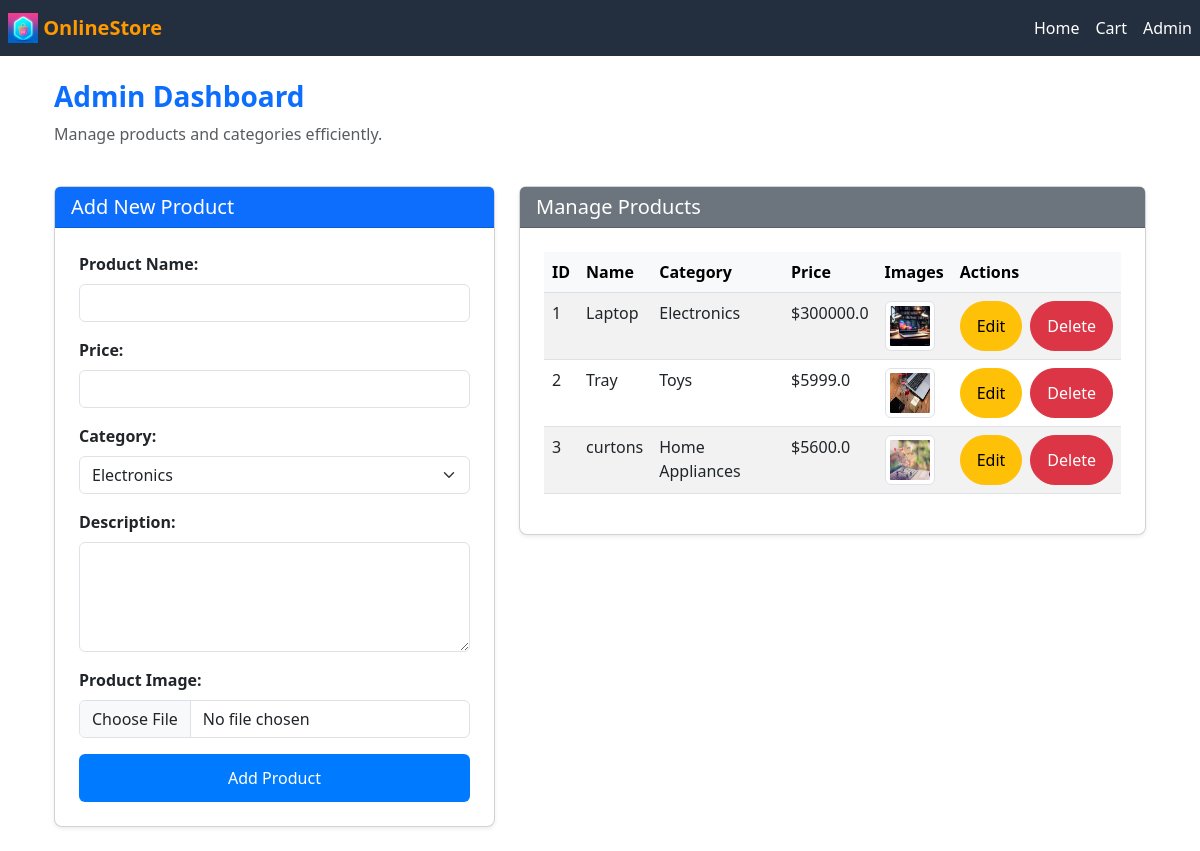
/admin, run on an earlier commit of the app's database.
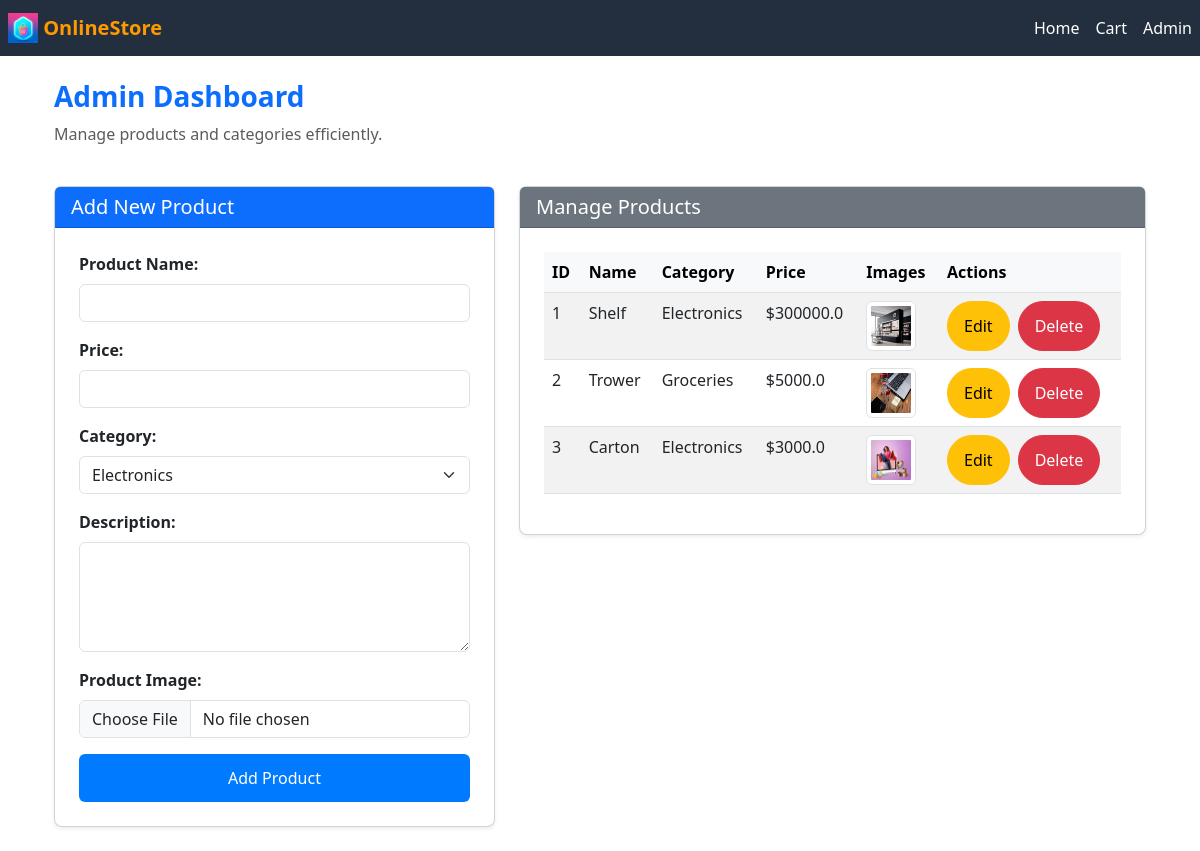
And on a later commit of the database.
### app.py (models this page shows, shortened)
class Product(db.Model):
    id = db.Column(db.Integer, primary_key=True)
    name = db.Column(db.String(255), nullable=False)
    price = db.Column(db.Float, nullable=False)
    description = db.Column(db.String(500), nullable=True)
    image_url = db.Column(db.String(500), nullable=True)  # assuming image URLs are stored here
    category_id = db.Column(db.Integer, db.ForeignKey('category.id'), nullable=False)
    category = db.relationship('Category', backref='products', lazy=True)

### app.py (the view, shortened to what this page needs)
@app.route('/admin', methods=['GET', 'POST'])
def admin():
    if 'cart' not in session:
        session['cart'] = {}
    products = Product.query.all()
    cart = session.get('cart')
    return render_template('admin.html', categories=CATEGORIES, products=products, cart=cart)

### templates/admin.html (shortened to what this page needs)
{% extends "base.html" %}
{% block content %}
<div class="container-fluid">
    <div class="row align-items-center mb-4">
        <div class="col">
            <h1 class="h3 text-primary fw-bold">Admin Dashboard</h1>
            <p class="text-muted">Manage products and categories efficiently.</p>
        </div>
    </div>
    <div class="row">
        <div class="col-lg-5 mb-4">
            <div class="card shadow-sm">
                <div class="card-header bg-primary text-white">
                    <h5 class="mb-0">Add New Product</h5>
                </div>
                <div class="card-body">
                    <form method="POST" enctype="multipart/form-data">
                        <div class="mb-3">
                            <label for="name" class="form-label">Product Name:</label>
                            <input type="text" id="name" name="name" class="form-control" required>
                        </div>
                        <div class="mb-3">
                            <label for="price" class="form-label">Price:</label>
                            <input type="number" id="price" name="price" class="form-control" step="0.01" required>
                        </div>
                        <div class="mb-3">
                            <label for="category" class="form-label">Category:</label>
                            <select id="category" name="category" class="form-select" required>
                                {% for category in categories %}
                                    <option value="{{ category.id }}">{{ category.name }}</option>
                                {% endfor %}
                            </select>
                        </div>
                        <div class="mb-3">
                            <label for="description" class="form-label">Description:</label>
                            <textarea id="description" name="description" class="form-control" rows="4"></textarea>
                        </div>
                        <div class="mb-3">
                            <label for="image" class="form-label">Product Image:</label>
                            <input type="file" id="image" name="image" class="form-control" accept="image/*" required>
                        </div>
                        <button type="submit" class="btn btn-primary w-100">Add Product</button>
                    </form>
                </div>
            </div>
        </div>
        <div class="col-lg-7">
            <div class="card shadow-sm">
                <div class="card-header bg-secondary text-white">
                    <h5 class="mb-0">Manage Products</h5>
                </div>
                <div class="card-body">
                    <table class="table table-striped table-hover">
                        <thead class="table-light">
                            <tr>
                                <th>ID</th>
                                <th>Name</th>
                                <th>Category</th>
                                <th>Price</th>
                                <th>Images</th>
                                <th>Actions</th>
                            </tr>
                        </thead>
                        <tbody>
                            {% for product in products %}
                            <tr>
                                <td>{{ product.id }}</td>
                                <td>{{ product.name }}</td>
                                <td>
                                    {{ categories | selectattr('id', 'equalto', product.category_id) | map(attribute='name') | first }}
                                </td>
                                <td>${{ product.price }}</td>
                                <td>
                                    {% for image in product.image_url.split(',') %}
                                    <img src="{{ image }}" alt="Product Image" class="img-thumbnail me-2" style="width: 50px; height: 50px;">
                                    {% endfor %}
                                </td>
                                <td class="d-flex">
                                    <a href="/edit/{{ product.id }}" class="btn btn-warning btn-sm me-2">Edit</a>
                                    <form action="{{ url_for('delete_product', product_id=product.id) }}" method="POST" onsubmit="return confirm('Are you sure?')">
                                        <button type="submit" class="btn btn-danger btn-sm">Delete</button>
                                    </form>
                                </td>
                            </tr>
                            {% endfor %}
                        </tbody>
                    </table>
                </div>
            </div>
        </div>
    </div>
</div>
{% endblock %}

### templates/base.html (shortened to what this page needs)
<!DOCTYPE html>
<html lang="en">
<head>
    <link href="https://cdn.jsdelivr.net/npm/bootstrap@5.3.0-alpha1/dist/css/bootstrap.min.css" rel="stylesheet">
    <link rel="stylesheet" href="{{ url_for('static', filename='css/style.css') }}">
</head>
<body>
    <nav class="navbar navbar-expand-lg navbar-dark">
        <a class="navbar-brand" style="margin-left: 8px; border-radius: 3px;" href="/">
            <img src="{{ url_for('static', filename='icon/WhatsApp Image 2025-01-12 at 17.59.37_75e8cc97.jpg') }}" alt="Online Store" width="30" height="30" class="d-inline-block align-top">
            OnlineStore
        </a>
        <div class="collapse navbar-collapse" id="navbarNav">
            <ul class="navbar-nav ms-auto">
                <li class="nav-item"><a class="nav-link" href="/">Home</a></li>
                <li class="nav-item"><a class="nav-link" href="/cart">Cart</a></li>
                <li class="nav-item"><a class="nav-link" href="/admin">Admin</a></li>
            </ul>
        </div>
    </nav>
    <div class="container mt-4">
        {% block content %}{% endblock %}
    </div>
</body>
</html>

### static/css/style.css (style rules this page uses)
.btn-sm { border-radius: 30px; font-size: 1rem; padding: 0.75rem 1rem; }
.container { position: relative; }
.card { border-radius: 8px; box-shadow: 0 4px 8px rgba(0, 0, 0, 0.1); }
.card-body { padding: 1.5rem; }
.btn-primary { background-color: #007bff; border: none; font-size: 1rem; padding: 0.75rem 1.5rem; }
.card-header { font-size: 1.5rem; font-weight: bold; }
.form-label { font-weight: 600; }

### templates/base.html (style rules this page uses)
.navbar { background-color: #232F3E; }
.navbar-brand { font-weight: bold; color: #FF9900; }
.navbar-nav .nav-link { color: #FFFFFF; }

What changed in the data, as far as the page shows it:
changed Product id 1: name "Laptop" → "Shelf"; image_url: a different picture
changed Product id 2: name "Tray" → "Trower"; category_id "Toys" → "Groceries"; price "5999.0" → "5000.0"
changed Product id 3: name "curtons" → "Carton"; category_id "Home Appliances" → "Electronics"; price "5600.0" → "3000.0"; image_url: a different picture
